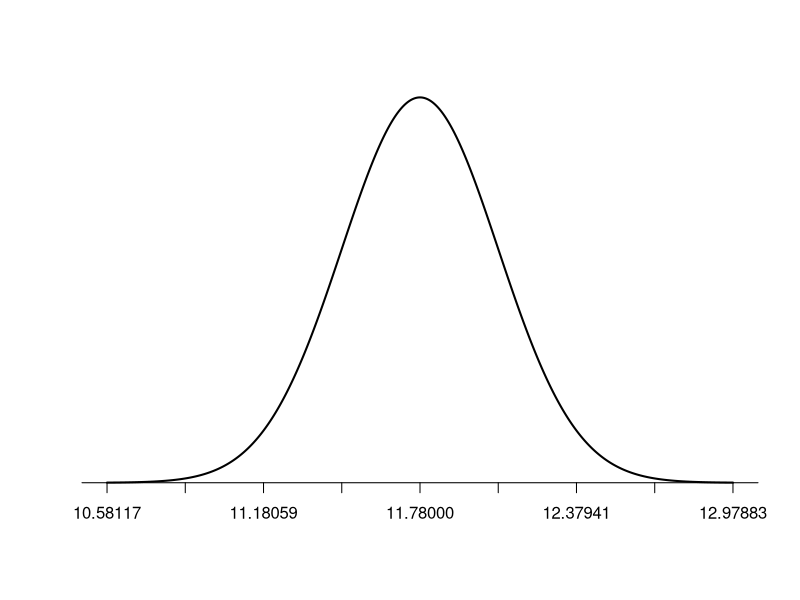
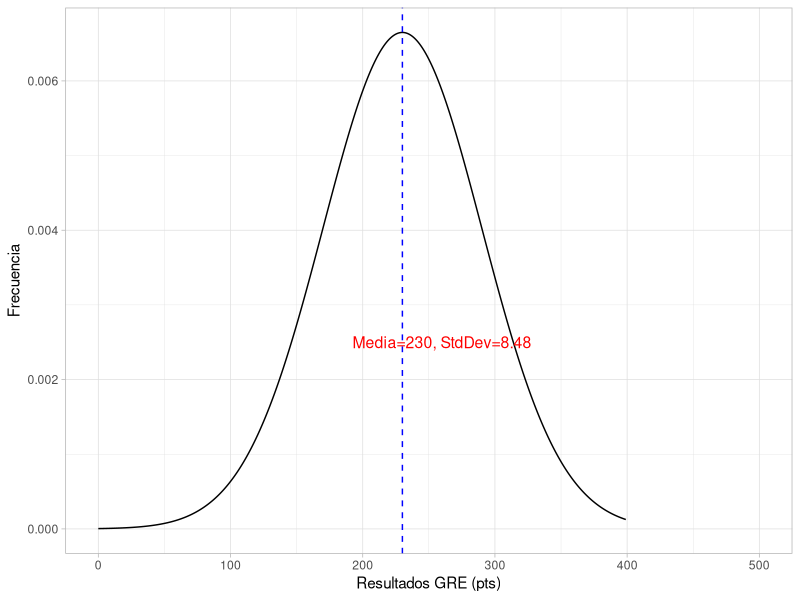
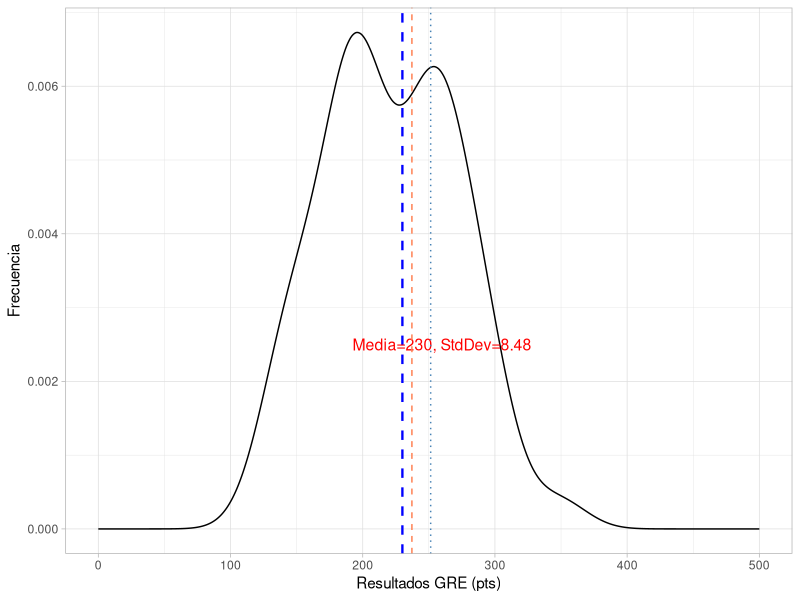
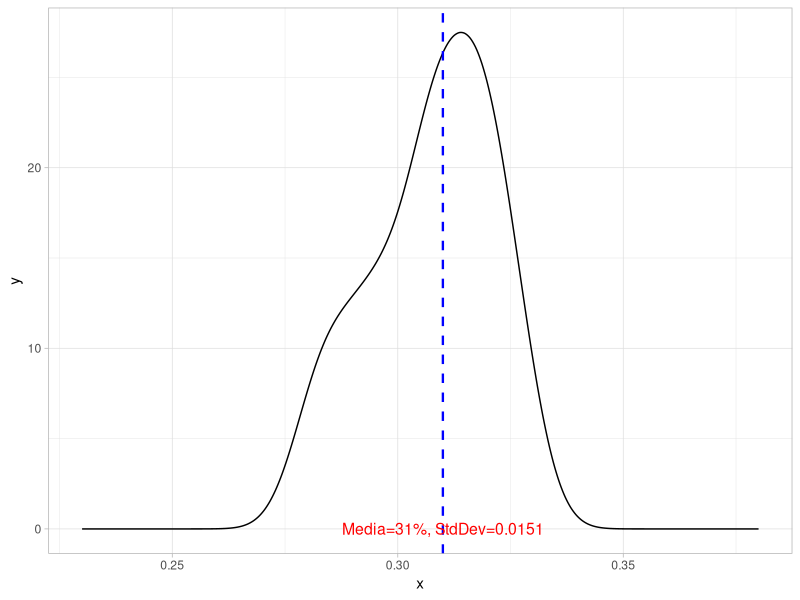

Reproduce these figures in R, in order. (Note: this script raises an error after producing the figures.)
## ---- chunk 1

# Paso 1. Definimos los datos del problema. 

xbar <- 0.49
se<-0.041


##  Paso 2. Realizamos los calculos acorde con la definición de intervalo de confianza para un nivel del 95%

# a) 

ci95_uB<-xbar+2*se
ci95_lB<-xbar-2*se

## El intervalo de confianza del 95%   es  [57.2% a 40.8%]
 
## Donde UB stands for Upper bound  y lB , lower bound o  límite superior e inferior respectivamente.

# b)  Quiere decir que si consideramos un proceso de muestreo (con muestras del mismo tamaño) tenemos una confianza de que el parámetro desconocido: media poblacional, se localizará en este rango probabilístico en el 95% de las muestras. 
## ---- chunk 2


#a) 

sigma <-120/sqrt(2000) 
# 
xbar<-560



se95<-2*sigma 
se997<-3*sigma


#b)

ic68<-xbar+sigma
#281.8974
ic95<-xbar+se95 
# 283.7947
ic997<-xbar+se997 
# 285.6921

#c) EL SE para un inervalo del 95% es m = 3.794733

#d) La amplitud del intervalo al 95% de confinaza es 7.6.


## ---- chunk 3

11.78 + 2.576*(0.2997075)

#define population mean and standard deviation
population_mean <- 11.78
population_sd <- 0.2997075

#define upper and lower bound
lower_bound <- population_mean - population_sd
upper_bound <- population_mean + population_sd

#Create a sequence of 1000 x values based on population mean and standard deviation
x <- seq(-4, 4, length = 1000) * population_sd + population_mean

#create a vector of values that shows the height of the probability distribution
#for each value in x
y <- dnorm(x, population_mean, population_sd)

#plot normal distribution with customized x-axis labels
plot(x,y, type = "l", lwd = 2, axes = FALSE, xlab = "", ylab = "")
sd_axis_bounds = 5
axis_bounds <- seq(-sd_axis_bounds * population_sd + population_mean,
                    sd_axis_bounds * population_sd + population_mean,
                    by = population_sd)
axis(side = 1, at = axis_bounds, pos = 0)




## ---- chunk 4

xbar<-11.78
sigma<-3.2
n<-114
z<-2.576

sigmamuestra<-sigma/sqrt(n)

ci99d<-xbar+z*(sigma/sqrt(n))
ci99i<-xbar-z*(sigma/sqrt(n))
## ---- chunk 5

# Paso 1. Definimos los datos y los almacenamos en un data frame.   

estudiantes<-data.frame(califas=c(114, 100, 104, 89, 102, 91, 114, 114, 103, 105,
108, 130, 120, 132, 111, 128,118, 119, 86, 72,
111, 103, 74, 112, 107, 103, 98, 96, 112, 112, 93))

# Paso 2. estimamos la media.

media<-mean(estudiantes$califas)

# Paso 3. Definimos los parámetros dados por el problema.

n <-31

sigma<-15

sigmamuestral<-sigma/sqrt(n)

zcritico<-2.576

# Paso 4 Hacemos el cálculo para una intervalo de confianza del 99%  acorde con la definición. 

intervalo_ub<-media+zcritico*sigmamuestral
intervalo_lb<-media-zcritico*sigmamuestral

## ---- chunk 6

# Solución:

# Paso 1. Definimos los datos del problema.

# a)

n<-1073 
mu<-278
sigma<-80
z_95<-1.960

# Paso 2. Aplicamos la definición de intervalo de conianza para construir el intervalo con un  nivel del 95%.


int95_ub<-mu+z_95*sigma
int95_lb<-mu-z_95*sigma

# Paso 3. Se calculan  los intervalos a los niveles de confianza de 90% y 99%.

# b) 

z_90<-1.645
z_95<-1.960
z_99<-2.576

sigma_muestra<-sigma/sqrt(n)

int99_ub<-mu+z_99*sigma_muestra
int99_lb<-mu-z_99*sigma_muestra

int90_ub<-mu+z_90*sigma_muestra
int90_lb<-mu-z_90*sigma_muestra


## Paso 4. se especifican los errores de estimación.

# c)


SE_90<-z_90*sigma_muestra
SE_95<-z_95*sigma_muestra
SE_99<-z_99*sigma_muestra

## Entre más grande es el nivel de confianza, C, mayor es el error de estimación (SE). Lo que se observa gráficamente  porque el intervalo es más amplio (menos preciso).
## ---- chunk 7
## Solución

z_99<-2.576
sigma<-3.2

n<-((z_99*sigma)/1)^2

## Respuesta: El tamaño de muestra debe ser de 68 profesores.
## ---- chunk 8
1-pnorm(0.3,0,0.316)

## ---- chunk 9

1-pnorm(1.02,0,0.316)

## ---- chunk 10
library(tidyverse)
# Solucion 

# a)  Plot.

sigma<-60
n<-50
s<-sigma/sqrt(n)
mu<-230

118.6*2
125.7*2



id <- seq(0, 399, by = 1)
resultados <- dnorm(id, mean = mu, sd = sigma)

GRE<-data.frame(id,resultados)

ggplot(GRE, aes(id,resultados) )+
geom_line()+
theme_light()+
  labs(x="Resultados GRE (pts)", y="Frecuencia")+
  geom_vline(xintercept = mu, linetype="dashed", color="blue", size=.5)+
   expand_limits(x = 500, y = 0)+
annotate("text", x=260, y=.0025, size=4,color="red",label="Media=230, StdDev=8.48")

## Alternativa  para  muestra de 50 obs. 

ggplot(data.frame(x = rnorm(50, mu, sigma)), aes(x)) +
  geom_density() +
   expand_limits(x = c(0,500), y = 0)+
theme_light()+
  labs(x="Resultados GRE (pts)", y="Frecuencia")+
  geom_vline(xintercept = mu, linetype="dashed", color="blue", size=.8)+
annotate("text", x=260, y=.0025, size=4,color="red",label="Media=230, StdDev=8.48")+
  geom_vline(xintercept = 237.2, linetype="dashed", color="coral", size=.5)+  
  geom_vline(xintercept = 251.4, linetype="dotted", color="steelblue", size=.5)


# b
1-pnorm(251.4,230,8.485281)
# [1] 0.005834248

1-pnorm(237.2,230,8.485281)
# [1] 0.1980719

# La probabilidad de ocurrencia debida al azar de una media de 251.4, es ínfima, por lo que es posible rechazar la hipótesis nula de que la media sea 230.  Por el contrario la prob de ocurrencia de media 237.2 es de practicamente el 20%, este dato no indica evidencia estadísticamente significativa de que la media difiera de 230. En este caso no se rechaza H0 (Hipótesis nula).

## ---- chunk 11

sigma<-.096
n<-40

s<- sigma/sqrt(n)
mu<-.31

xbar<-.276
xbar_2<-.302  

p_value<-pnorm(xbar,mu,s)
p_value_2<-pnorm(xbar_2,mu,s)


# Conclusión hay una probabilidad de 1.2% de que  la media sea 27.6% y Una probabilidad de 29% que  la media sea 30.2.


# La evidencia en favor de Ha, es estadísticamente significativa  considerando una confinaza del 95%. Esta evidenica implica que es poco probable encontrar una media tan extrema como esta  por azar.

# Por el contrario no podemos rechazar la hipótesis nula para x bar =30.2, es decir este valor puede deberse muy probablemente al azar y no se encuentra evidencia estadísticamente significativa de que esta media muestral sea menor a 30. 

ggplot(data.frame(x = rnorm(40, mu, s)), aes(x)) +
  geom_density() +
theme_light()+
   expand_limits(x = c(.23,.38), y = 0)+
  geom_vline(xintercept = mu, linetype="dashed", color="blue", size=.8)+
annotate("text", x=mu, y=.0025, size=4,color="red",label="Media=31%, StdDev=0.0151")


## ---- chunk 12

n<-840
sigma<-60
s<-sigma/sqrt(n)
mu<-275
xbar<-272

pnorm(xbar,mu,s)
## ---- chunk 13
s<-(0.0068/sqrt(3))
2*pnorm(0.8404, 0.86, s)

## ---- chunk 14

## Solución. 

sigma<-18
n<-31
s<-sigma/sqrt(n)
se<-1.96*s 

iq<-data.frame(datos=c(116, 105, 104, 89, 102, 91, 114, 114, 103, 105, 108, 130, 120, 132, 111, 128, 118, 119, 86, 72, 111, 103, 74, 112, 107, 103, 98, 96, 112, 112, 93))

mu<-mean(iq$datos)

iq95r<-mu+se
iq95l<-mu-se

## [99.72804 , 112.401]

## Conclusión:  Mu=100  Se ubica dentro del intervalo de confianza. NO puedo rechazar H0: mu=100.


pvalue<-2*pnorm(100, mu, s)


# valor critico:  pvalue 0.06 >  0.05. El p val esta fuera del area de rechazo.   No puedo rechazar H0.
## ---- chunk 15

xbar<-0.069
sigma<-0.55
n<-104
mu<-0
s<-sigma/sqrt(n)

z<-(xbar-mu)/s  

p_value<-1-pnorm(xbar, mu, s)

p_valuez<-pnorm(1.645)


## La evidencia no permite rechazar H0. Es muy probable que el resultado se deba al azar. Y por lo tanto podemos  Estos resultados, NO constituyen una buena evidencia a favor de que el ingreso medio  de todos los altos ejecutivos aumentó ese año? 

# ![](/img/solved.jpg)
## ---- chunk 16

## Prueba dos colas 

# H0: mu = 2
# Ha: mu != 2
# Alpha requerido = 5%, lo que implica que 0.025= alpha/2  para cada cola o bien que el intervalo de confianza es de 95%  y por tanto Z critico_95= 1.96


sigma<-0.01
n<-5
muho<-2
muha<-2.015
s<-sigma/sqrt(n)
alpha<-0.05

z_critico95<-1.96  

## Paso 1  calculamos el intervalo en el que H0 es cierta.

ci_ub<-muho + z_critico95*s
ci_lb<-muho - z_critico95*s

# El intervalo en el que H0 es cierta es [1.9912 2.0087]

## Paso 2 calculamos la probabilidad  de aceptar  H0, cuando Ha es cierta. En otras palabras necesitamos calcular la probabilidad entre 1.9912 y 2.0087, considerando muha= 2.015.



pnorm(ci_ub,muha,s) - pnorm(ci_lb,muha, s)

# La probabilidad de aceptar H0 cuando  Ha es cierta, es decir de cometer un error tipo II, es 8.2%

## ---- chunk 17

mu<-275
xbar<-270
sigma<-60
n<-840

s<-sigma/sqrt(n)

z_critico<-2.326

ci98ub<-mu+z_critico*s

ci98lb<-mu-z_critico*s


# Solución.

  
# a) El procedimiento es comparar  el estadístico de contraste vs. el valor crítico z. Si el valor z es mayor  al estadistico de contraste  rechazamos H0.

# En este caso la evidencia estadística es significativa al 1% en contra de Ho, por lo que la probabiliad de que este valor se presente por azar es infima.  

## En este caso Z_crítico = -2.326 y estadístico z de contraste = -2.415229
# podemos rechazar Ho. Y es posible afirmar que la media 270 es inferior estadisitcamente a 275.



pnorm(xbar, mu, s)
Z=(xbar-mu)/s


# b)  Es el mismo nivel alpha , que en este caso es 1%.

# c) La probabilidad de cometer un error tipo II, es decir, NO rechazar H0, cuando Ha es cierta, es 46%. El intervalo es [279.8153,270.1847]

Prob<-pnorm(ci98ub,xbar, s) - (pnorm(ci98lb,xbar, s))

1-Prob
## ---- chunk 18

library(tidyverse)

# Solución

# Paso 1 load data .

cetes<-read.csv("rendimiento.csv")%>%
  mutate(re=rendimiento /100)

glimpse(cetes)

## paso 2.   Crear histograma para analizar forma de la distribución y detectar  posibles sesgo y asimetrías

ggplot(cetes,aes(rendimiento))+
geom_histogram(binwidth=2, colour="steelblue", fill="coral",alpha=0.4)+
ggtitle("Rendimiento (%) en CETES 1996 -2022")+
  theme_light()+
  labs(x="Intereses (Rendimiento %)")

# Observamos un sesgo postivo. Indicación que cuestiona el supuesto de normalidad.

# Si aplicamos la prueba para deterctar normalidad de shapiro.Notamos que: 

shapiro.test(cetes$re) # => p-value = 0.1096
# No rexhazamos la hipótesis nula de normalidad a los  niveles de significación del 1, 5 y 10%, por lo que tenemos una serie que cumple este supuesto.

# b 

xbar<-mean(cetes$re)
sigma<-0.0275
n<-27
sigma_muestral<-sigma/sqrt(n)

z90<-1.645
  
ic90_ub<-xbar+z90*sigma_muestral
ic90_lb<-xbar-z90*sigma_muestral


## Intervalo de nivel 90% entre [6.20%-7.94%]


# c)   Ho: mu =0.055, Ha: mu> 0.055

zcritico<-(xbar-0.055)/sigma_muestral

pval<-1-pnorm(zcritico)

pval<-1-pnorm(xbar, 0.055,sigma_muestral)

# Rechazamos H0, el rendimiento es mayor a la tasa de inflación de 5.5%. La probabilidad de hallar por azar este dato tan extermo, cuando H0 es cierta como 5.5% es ínfima 0.0014.   

# Note la utilización de la función pnorm: Cuando usamos el valor z, obtenemos la prob acumulada hasta el z. ej. lado izquierdo de la distribución, por lo que tenemos que restar de 1 este valor para obtener el lado derecho.

#d) 
ggplot(cetes, aes(año, re))+
geom_line(color = "#00AFBB", size = .5)+
theme_light()  +
labs(x="Año", y="Tasa %")


# El diagrama temporal deja claro que los rendimientos de los sucesivos años están fuertemente correlacionados; por tanto, no es correcto tratar estos datos como una muestra aleatoria simple. Siempre tienes que comprobar que no existe este tipo de correlaciones con datos obtenidos a lo largo del tiempo.


ggplot(cetes, aes(re)) +
  geom_density()+
  geom_vline(xintercept = 0.055, linetype="dashed", color="red", size=.6)+
  geom_vline(xintercept = xbar, linetype="dashed", color="blue", size=.6)+
  labs(x="Tasa de CETES. Rendimeito %")
ggtitle("Distribución de los Datos.")



curve(dnorm(x, 0.05, sigma_muestral), from=0.0304, to=.1471)


.46*.36
# 0.16
